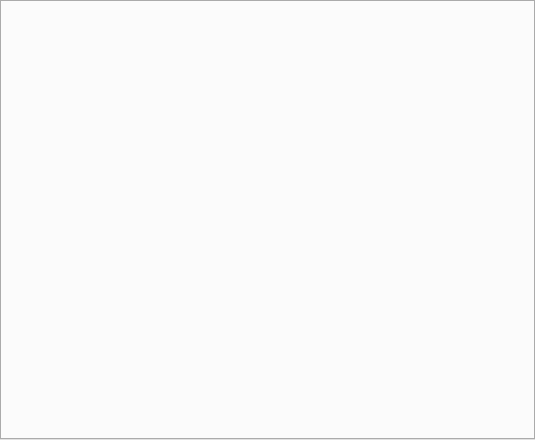
<?xml version="1.0" encoding="UTF-8"?>
<ui version="4.0">
 <class>WidgetTabPages</class>
 <widget class="QWidget" name="WidgetTabPages">
  <property name="geometry">
   <rect>
    <x>0</x>
    <y>0</y>
    <width>535</width>
    <height>440</height>
   </rect>
  </property>
  <property name="font">
   <font>
    <family>Perpetua</family>
   </font>
  </property>
  <property name="windowTitle">
   <string>Form</string>
  </property>
  <layout class="QGridLayout" name="gridLayout">
   <property name="leftMargin">
    <number>0</number>
   </property>
   <property name="topMargin">
    <number>0</number>
   </property>
   <property name="rightMargin">
    <number>0</number>
   </property>
   <property name="bottomMargin">
    <number>0</number>
   </property>
   <property name="spacing">
    <number>0</number>
   </property>
   <item row="0" column="0">
    <widget class="QTabWidget" name="tabWidget">
     <property name="currentIndex">
      <number>-1</number>
     </property>
    </widget>
   </item>
  </layout>
 </widget>
 <resources/>
 <connections/>
</ui>
